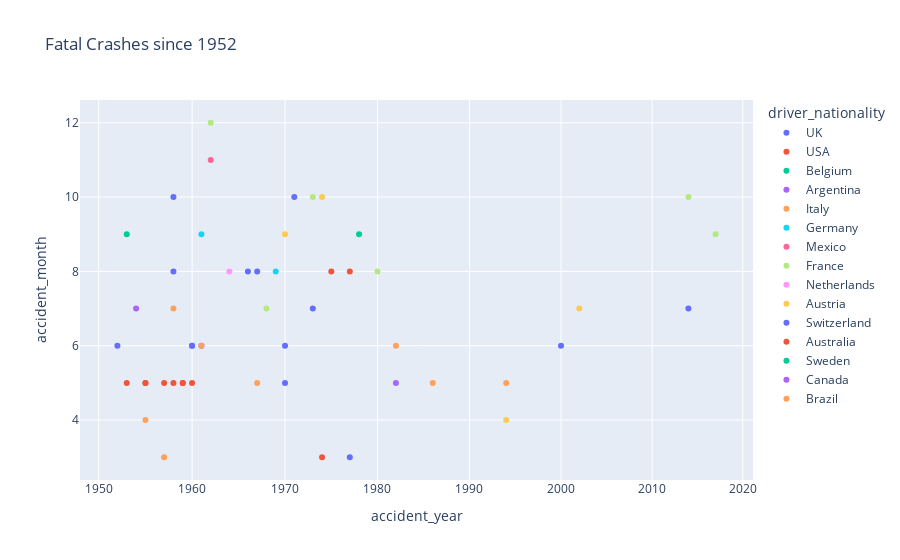

Notebook code for this chart:
### Code cell
#Plot bubble chart 

fig = px.scatter(crash_encoded, x="accident_year", y="accident_month", color= "driver_nationality", title="Fatal Crashes since 1952", log_x=True, size_max=60)
fig.show()

### Figure 1 — Plotly figure (JSON) as saved in the notebook; plotly's stock layout.template omitted (floating-point values rounded to 4 significant figures)
{"data": [{"hovertemplate": "driver_nationality=UK<br>accident_year=%{x}<br>accident_month=%{y}<extra></extra>", "legendgroup": "UK", "marker": {"color": "#636efa", "symbol": "circle"}, "mode": "markers", "name": "UK", "orientation": "v", "showlegend": true, "type": "scatter", "x": [1952, 1958, 1958, 1960, 1960, 1961, 1966, 1967, 1970, 1970, 1973, 1977, 2000, 2014], "xaxis": "x", "y": [6, 8, 10, 6, 6, 6, 8, 8, 5, 6, 7, 3, 6, 7], "yaxis": "y"}, {"hovertemplate": "driver_nationality=USA<br>accident_year=%{x}<br>accident_month=%{y}<extra></extra>", "legendgroup": "USA", "marker": {"color": "#EF553B", "symbol": "circle"}, "mode": "markers", "name": "USA", "orientation": "v", "showlegend": true, "type": "scatter", "x": [1953, 1955, 1955, 1957, 1958, 1959, 1959, 1960, 1974, 1975], "xaxis": "x", "y": [5, 5, 5, 5, 5, 5, 5, 5, 3, 8], "yaxis": "y"}, {"hovertemplate": "driver_nationality=Belgium<br>accident_year=%{x}<br>accident_month=%{y}<extra></extra>", "legendgroup": "Belgium", "marker": {"color": "#00cc96", "symbol": "circle"}, "mode": "markers", "name": "Belgium", "orientation": "v", "showlegend": true, "type": "scatter", "x": [1953], "xaxis": "x", "y": [9], "yaxis": "y"}, {"hovertemplate": "driver_nationality=Argentina<br>accident_year=%{x}<br>accident_month=%{y}<extra></extra>", "legendgroup": "Argentina", "marker": {"color": "#ab63fa", "symbol": "circle"}, "mode": "markers", "name": "Argentina", "orientation": "v", "showlegend": true, "type": "scatter", "x": [1954], "xaxis": "x", "y": [7], "yaxis": "y"}, {"hovertemplate": "driver_nationality=Italy<br>accident_year=%{x}<br>accident_month=%{y}<extra></extra>", "legendgroup": "Italy", "marker": {"color": "#FFA15A", "symbol": "circle"}, "mode": "markers", "name": "Italy", "orientation": "v", "showlegend": true, "type": "scatter", "x": [1955, 1957, 1958, 1961, 1967, 1982, 1986], "xaxis": "x", "y": [4, 3, 7, 6, 5, 6, 5], "yaxis": "y"}, {"hovertemplate": "driver_nationality=Germany<br>accident_year=%{x}<br>accident_month=%{y}<extra></extra>", "legendgroup": "Germany", "marker": {"color": "#19d3f3", "symbol": "circle"}, "mode": "markers", "name": "Germany", "orientation": "v", "showlegend": true, "type": "scatter", "x": [1961, 1969], "xaxis": "x", "y": [9, 8], "yaxis": "y"}, {"hovertemplate": "driver_nationality=Mexico<br>accident_year=%{x}<br>accident_month=%{y}<extra></extra>", "legendgroup": "Mexico", "marker": {"color": "#FF6692", "symbol": "circle"}, "mode": "markers", "name": "Mexico", "orientation": "v", "showlegend": true, "type": "scatter", "x": [1962], "xaxis": "x", "y": [11], "yaxis": "y"}, {"hovertemplate": "driver_nationality=France<br>accident_year=%{x}<br>accident_month=%{y}<extra></extra>", "legendgroup": "France", "marker": {"color": "#B6E880", "symbol": "circle"}, "mode": "markers", "name": "France", "orientation": "v", "showlegend": true, "type": "scatter", "x": [1962, 1968, 1973, 1980, 2014, 2017], "xaxis": "x", "y": [12, 7, 10, 8, 10, 9], "yaxis": "y"}, {"hovertemplate": "driver_nationality=Netherlands<br>accident_year=%{x}<br>accident_month=%{y}<extra></extra>", "legendgroup": "Netherlands", "marker": {"color": "#FF97FF", "symbol": "circle"}, "mode": "markers", "name": "Netherlands", "orientation": "v", "showlegend": true, "type": "scatter", "x": [1964], "xaxis": "x", "y": [8], "yaxis": "y"}, {"hovertemplate": "driver_nationality=Austria<br>accident_year=%{x}<br>accident_month=%{y}<extra></extra>", "legendgroup": "Austria", "marker": {"color": "#FECB52", "symbol": "circle"}, "mode": "markers", "name": "Austria", "orientation": "v", "showlegend": true, "type": "scatter", "x": [1970, 1974, 1994, 2002], "xaxis": "x", "y": [9, 10, 4, 7], "yaxis": "y"}, {"hovertemplate": "driver_nationality=Switzerland<br>accident_year=%{x}<br>accident_month=%{y}<extra></extra>", "legendgroup": "Switzerland", "marker": {"color": "#636efa", "symbol": "circle"}, "mode": "markers", "name": "Switzerland", "orientation": "v", "showlegend": true, "type": "scatter", "x": [1971], "xaxis": "x", "y": [10], "yaxis": "y"}, {"hovertemplate": "driver_nationality=Australia<br>accident_year=%{x}<br>accident_month=%{y}<extra></extra>", "legendgroup": "Australia", "marker": {"color": "#EF553B", "symbol": "circle"}, "mode": "markers", "name": "Australia", "orientation": "v", "showlegend": true, "type": "scatter", "x": [1977], "xaxis": "x", "y": [8], "yaxis": "y"}, {"hovertemplate": "driver_nationality=Sweden<br>accident_year=%{x}<br>accident_month=%{y}<extra></extra>", "legendgroup": "Sweden", "marker": {"color": "#00cc96", "symbol": "circle"}, "mode": "markers", "name": "Sweden", "orientation": "v", "showlegend": true, "type": "scatter", "x": [1978], "xaxis": "x", "y": [9], "yaxis": "y"}, {"hovertemplate": "driver_nationality=Canada<br>accident_year=%{x}<br>accident_month=%{y}<extra></extra>", "legendgroup": "Canada", "marker": {"color": "#ab63fa", "symbol": "circle"}, "mode": "markers", "name": "Canada", "orientation": "v", "showlegend": true, "type": "scatter", "x": [1982], "xaxis": "x", "y": [5], "yaxis": "y"}, {"hovertemplate": "driver_nationality=Brazil<br>accident_year=%{x}<br>accident_month=%{y}<extra></extra>", "legendgroup": "Brazil", "marker": {"color": "#FFA15A", "symbol": "circle"}, "mode": "markers", "name": "Brazil", "orientation": "v", "showlegend": true, "type": "scatter", "x": [1994], "xaxis": "x", "y": [5], "yaxis": "y"}], "layout": {"legend": {"title": {"text": "driver_nationality"}, "tracegroupgap": 0}, "title": {"text": "Fatal Crashes since 1952"}, "xaxis": {"anchor": "y", "domain": [0, 1], "title": {"text": "accident_year"}, "type": "log"}, "yaxis": {"anchor": "x", "domain": [0, 1], "title": {"text": "accident_month"}}}}
